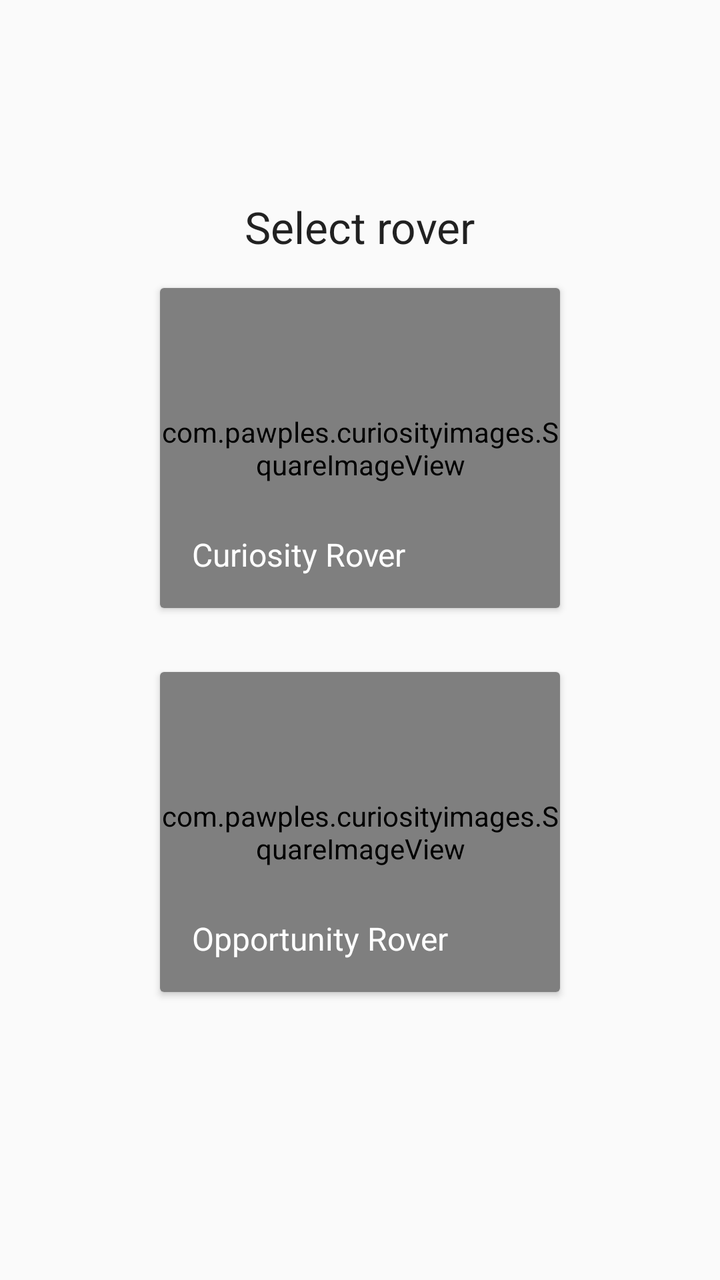
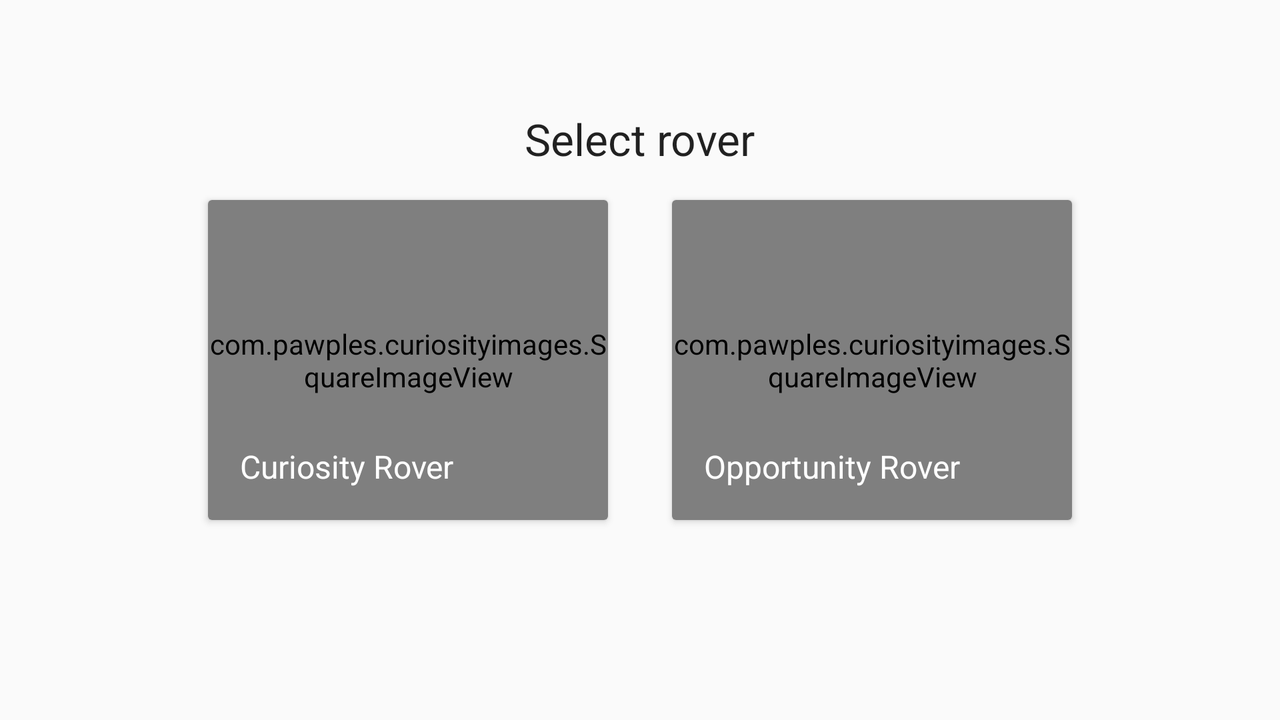

An Android layout and its configuration variant, each rendered on a device that would load it. The default file and the variant file are quoted in full after the pictures.
<!-- AndroidManifest.xml: application theme AppTheme -->
<!-- res/layout/activity_rover.xml -->
<?xml version="1.0" encoding="utf-8"?>
<RelativeLayout xmlns:android="http://schemas.android.com/apk/res/android"
    xmlns:app="http://schemas.android.com/apk/res-auto"
    xmlns:tools="http://schemas.android.com/tools"
    android:layout_width="match_parent"
    android:layout_height="match_parent"
    tools:context="com.pawples.curiosityimages.RoverActivity">

    <TextView
        android:layout_width="wrap_content"
        android:layout_height="wrap_content"
        android:layout_above="@+id/relativeLayout"
        android:layout_centerHorizontal="true"
        android:text="Select rover"
        android:textAppearance="?android:attr/textAppearanceLarge" />

    <RelativeLayout
        android:layout_width="wrap_content"
        android:layout_height="wrap_content"
        android:layout_centerHorizontal="true"
        android:layout_centerVertical="true"
        android:id="@+id/relativeLayout">

        <android.support.v7.widget.CardView xmlns:card_view="http://schemas.android.com/apk/res-auto"
            xmlns:android="http://schemas.android.com/apk/res/android"
            android:id="@+id/card"
            android:layout_width="wrap_content"
            android:layout_height="wrap_content"
            android:layout_margin="16dp"
            card_view:cardCornerRadius="2dp"
            card_view:cardPreventCornerOverlap="true"
            android:foreground="?android:attr/selectableItemBackground">

            <RelativeLayout
                android:layout_width="wrap_content"
                android:layout_height="wrap_content">

                <com.pawples.curiosityimages.SquareImageView
                    android:id="@+id/squareImg"
                    android:layout_width="200dp"
                    android:layout_height="160dp"
                    android:scaleType="fitXY"
                    android:src="@drawable/curiosity_rover"/>

                <TextView
                    android:id="@+id/textId"
                    android:layout_width="wrap_content"
                    android:layout_height="wrap_content"
                    android:layout_alignBottom="@+id/squareImg"
                    android:layout_alignParentLeft="true"
                    android:layout_alignParentStart="true"
                    android:layout_marginLeft="16dp"
                    android:layout_marginStart="16dp"
                    android:layout_marginBottom="16dp"
                    android:text="Curiosity Rover"
                    android:textAppearance="?android:attr/textAppearanceLarge"
                    android:textSize="16sp"
                    android:textColor="@android:color/white" />

            </RelativeLayout>

        </android.support.v7.widget.CardView>

        <android.support.v7.widget.CardView xmlns:card_view="http://schemas.android.com/apk/res-auto"
            xmlns:android="http://schemas.android.com/apk/res/android"
            android:id="@+id/card2"
            android:layout_width="wrap_content"
            android:layout_height="wrap_content"
            android:layout_margin="16dp"
            card_view:cardCornerRadius="2dp"
            card_view:cardPreventCornerOverlap="true"
            android:foreground="?android:attr/selectableItemBackground"
            android:layout_below="@id/card">

            <RelativeLayout
                android:layout_width="wrap_content"
                android:layout_height="wrap_content">

                <com.pawples.curiosityimages.SquareImageView
                    android:id="@+id/squareImg2"
                    android:layout_width="200dp"
                    android:layout_height="160dp"
                    android:scaleType="fitXY"
                    android:src="@drawable/opportunity_rover"/>

                <TextView
                    android:id="@+id/textId2"
                    android:layout_width="wrap_content"
                    android:layout_height="wrap_content"
                    android:layout_alignBottom="@+id/squareImg2"
                    android:layout_alignParentLeft="true"
                    android:layout_alignParentStart="true"
                    android:layout_marginLeft="16dp"
                    android:layout_marginStart="16dp"
                    android:layout_marginBottom="16dp"
                    android:text="Opportunity Rover"
                    android:textAppearance="?android:attr/textAppearanceLarge"
                    android:textSize="16sp"
                    android:textColor="@android:color/white" />

            </RelativeLayout>

        </android.support.v7.widget.CardView>

    </RelativeLayout>


</RelativeLayout>
<!-- resources referenced by this layout -->
<resources>
  <!-- drawable curiosity_rover: jpg bitmap (drawable, 134833 bytes) -->
  <!-- drawable opportunity_rover: jpg bitmap (drawable, 239300 bytes) -->
  <style name="AppTheme" parent="Theme.AppCompat.Light.NoActionBar">
          
          <item name="colorPrimary">@color/colorPrimary</item>
          <item name="colorPrimaryDark">@color/colorPrimaryDark</item>
          <item name="colorAccent">@color/colorAccent</item>
          <item name="windowActionBar">false</item>
          <item name="android:windowLightStatusBar" tools:targetApi="m">true</item>
      </style>
  <color name="colorPrimary">#FFFFFF</color>
  <color name="colorPrimaryDark">#E0E0E0</color>
  <color name="colorAccent">#3E82F7</color>
</resources>
<!-- res/layout-land/activity_rover.xml (the repository's variant of the layout above) -->
<!-- drawn on the phone turned sideways -->
<?xml version="1.0" encoding="utf-8"?>
<RelativeLayout xmlns:android="http://schemas.android.com/apk/res/android"
    xmlns:app="http://schemas.android.com/apk/res-auto"
    xmlns:tools="http://schemas.android.com/tools"
    android:layout_width="match_parent"
    android:layout_height="match_parent"
    tools:context="com.pawples.curiosityimages.RoverActivity">

    <TextView
        android:layout_width="wrap_content"
        android:layout_height="wrap_content"
        android:layout_above="@+id/relativeLayout"
        android:layout_centerHorizontal="true"
        android:text="Select rover"
        android:textAppearance="?android:attr/textAppearanceLarge" />

    <RelativeLayout
        android:layout_width="wrap_content"
        android:layout_height="wrap_content"
        android:layout_centerHorizontal="true"
        android:layout_centerVertical="true"
        android:id="@+id/relativeLayout">

        <android.support.v7.widget.CardView xmlns:card_view="http://schemas.android.com/apk/res-auto"
            xmlns:android="http://schemas.android.com/apk/res/android"
            android:id="@+id/card"
            android:layout_width="wrap_content"
            android:layout_height="wrap_content"
            android:layout_margin="16dp"
            card_view:cardCornerRadius="2dp"
            card_view:cardPreventCornerOverlap="true"
            android:foreground="?android:attr/selectableItemBackground">

            <RelativeLayout
                android:layout_width="wrap_content"
                android:layout_height="wrap_content">

                <com.pawples.curiosityimages.SquareImageView
                    android:id="@+id/squareImg"
                    android:layout_width="200dp"
                    android:layout_height="160dp"
                    android:scaleType="fitXY"
                    android:src="@drawable/curiosity_rover"/>

                <TextView
                    android:id="@+id/textId"
                    android:layout_width="wrap_content"
                    android:layout_height="wrap_content"
                    android:layout_alignBottom="@+id/squareImg"
                    android:layout_alignParentLeft="true"
                    android:layout_alignParentStart="true"
                    android:layout_marginLeft="16dp"
                    android:layout_marginStart="16dp"
                    android:layout_marginBottom="16dp"
                    android:text="Curiosity Rover"
                    android:textAppearance="?android:attr/textAppearanceLarge"
                    android:textSize="16sp"
                    android:textColor="@android:color/white" />

            </RelativeLayout>

        </android.support.v7.widget.CardView>

        <android.support.v7.widget.CardView xmlns:card_view="http://schemas.android.com/apk/res-auto"
            xmlns:android="http://schemas.android.com/apk/res/android"
            android:id="@+id/card2"
            android:layout_width="wrap_content"
            android:layout_height="wrap_content"
            android:layout_margin="16dp"
            card_view:cardCornerRadius="2dp"
            card_view:cardPreventCornerOverlap="true"
            android:foreground="?android:attr/selectableItemBackground"
            android:layout_toRightOf="@id/card">

            <RelativeLayout
                android:layout_width="wrap_content"
                android:layout_height="wrap_content">

                <com.pawples.curiosityimages.SquareImageView
                    android:id="@+id/squareImg2"
                    android:layout_width="200dp"
                    android:layout_height="160dp"
                    android:scaleType="fitXY"
                    android:src="@drawable/opportunity_rover"/>

                <TextView
                    android:id="@+id/textId2"
                    android:layout_width="wrap_content"
                    android:layout_height="wrap_content"
                    android:layout_alignBottom="@+id/squareImg2"
                    android:layout_alignParentLeft="true"
                    android:layout_alignParentStart="true"
                    android:layout_marginLeft="16dp"
                    android:layout_marginStart="16dp"
                    android:layout_marginBottom="16dp"
                    android:text="Opportunity Rover"
                    android:textAppearance="?android:attr/textAppearanceLarge"
                    android:textSize="16sp"
                    android:textColor="@android:color/white" />

            </RelativeLayout>

        </android.support.v7.widget.CardView>

    </RelativeLayout>


</RelativeLayout>
